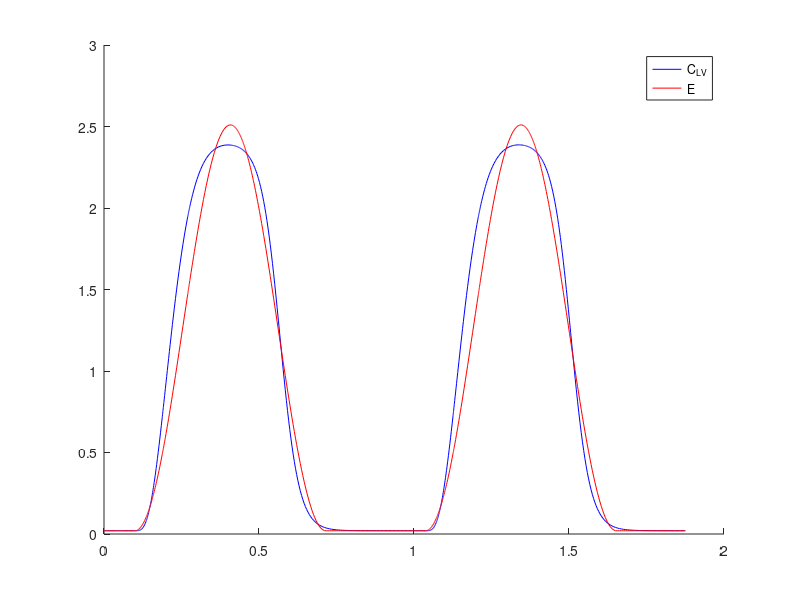
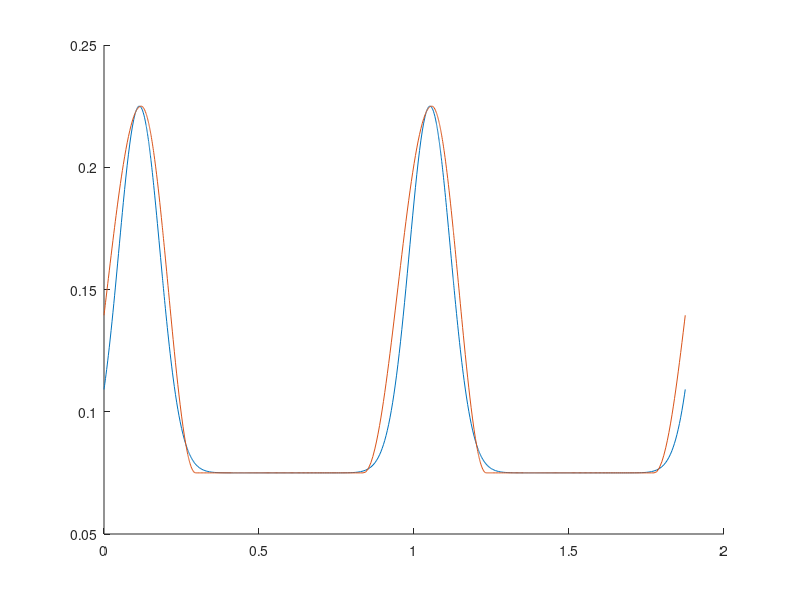

The MATLAB script that drew these images, in order:


clear all

load trisegC.mat 

%% Ventricles 

TS = .35 * stim_period; 
TR = .35 * stim_period; 


y = zeros(size(t)); 
for i = 1:length(t)
    
    tn_v  = mod(t(i) - 0.1,stim_period)/stim_period; 
    if tn_v >= 0 && tn_v < TS 
        y(i) = 0.5*(1 - cos(pi*tn_v/TS)); 
    elseif tn_v >= TS && tn_v < TR + TS 
        y(i) = 0.5*(1 + cos(pi*(tn_v - TS)/TR)); 
    else
        y(i) = 0; 
    end 
    
    
end 


E_M = 5; 
E_m = min(C_LV); 
E = (E_M - E_m)/2 * y + E_m; 

figure(10)
clf 
hold on 
h1 = plot(t,C_LV,'b'); 
h2 = plot(t,E,'r'); 
legend([h1 h2],'C_{LV}','E')

%% Atria 


Tact = +0.015;

for i = 1:length(t)
    
    tn_v  = mod(t(i) - 0.1,stim_period)/stim_period; 
    phi_atria(i) = tn_v - Tact - ((tn_v - Tact)>(0.5)) + ((tn_v - Tact)<(-0.5));
end 
% Emin = 0.05 + 0.20;
% Emax = 0.15 + 0.20; 
Emin    = 1.5 * 0.050 ;
Emax    = 0.375; %0.150 ;
sigma_a = 0.100;
act     = exp( -(phi_atria / sigma_a).^2 );

E_LA = 3.0*(Emin + (Emax-Emin)/2*act); 
E_RA = (Emin + (Emax-Emin)/2*act); 


figure(11) 
clf
hold on 
plot(t,E_RA)

TS_a = .25 * stim_period; 
TR_a = .2 * stim_period; 

for i = 1:length(t)
    tn_a = mod(t(i) + 0.1,stim_period)/stim_period;     
    
    if tn_a >= 0 && tn_a < TS_a
        y_atria(i) = 0.5 * (1 - cos(pi * tn_a / TS_a)); 
    elseif tn_a >= TS_a && tn_a < TR_a + TS_a 
        y_atria(i) = 0.5 * (1 + cos(pi * (tn_a - TS_a) / TR_a)); 
    else
        y_atria(i) = 0; 
    end 
end 

E_atria   = (Emax - Emin)/2 * y_atria + Emin; 


figure(11)
hold on
plot(t,E_atria)


